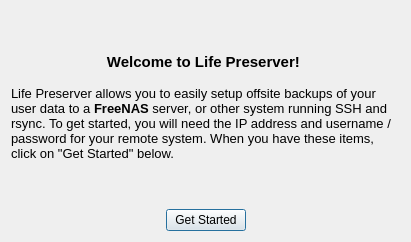
<?xml version="1.0" encoding="UTF-8"?>
<ui version="4.0">
 <class>lifePreserverWelcome</class>
 <widget class="QDialog" name="lifePreserverWelcome">
  <property name="geometry">
   <rect>
    <x>0</x>
    <y>0</y>
    <width>411</width>
    <height>242</height>
   </rect>
  </property>
  <property name="windowTitle">
   <string>Life Preserver</string>
  </property>
  <property name="windowIcon">
   <iconset resource="lPreserve.qrc">
    <normaloff>:/images/images/lifepreserver.png</normaloff>:/images/images/lifepreserver.png</iconset>
  </property>
  <layout class="QGridLayout" name="gridLayout">
   <item row="0" column="0">
    <widget class="QLabel" name="label">
     <property name="sizePolicy">
      <sizepolicy hsizetype="Preferred" vsizetype="MinimumExpanding">
       <horstretch>0</horstretch>
       <verstretch>0</verstretch>
      </sizepolicy>
     </property>
     <property name="text">
      <string>&lt;!DOCTYPE HTML PUBLIC &quot;-//W3C//DTD HTML 4.0//EN&quot; &quot;http://www.w3.org/TR/REC-html40/strict.dtd&quot;&gt;
&lt;html&gt;&lt;head&gt;&lt;meta name=&quot;qrichtext&quot; content=&quot;1&quot; /&gt;&lt;style type=&quot;text/css&quot;&gt;
p, li { white-space: pre-wrap; }
&lt;/style&gt;&lt;/head&gt;&lt;body style=&quot; font-family:'Bitstream Vera Sans'; font-size:10pt; font-weight:400; font-style:normal;&quot;&gt;
&lt;p align=&quot;center&quot; style=&quot; margin-top:0px; margin-bottom:0px; margin-left:0px; margin-right:0px; -qt-block-indent:0; text-indent:0px;&quot;&gt;&lt;span style=&quot; font-size:11pt; font-weight:600;&quot;&gt;Welcome to Life Preserver! &lt;/span&gt;&lt;/p&gt;
&lt;p style=&quot;-qt-paragraph-type:empty; margin-top:0px; margin-bottom:0px; margin-left:0px; margin-right:0px; -qt-block-indent:0; text-indent:0px;&quot;&gt;&lt;/p&gt;
&lt;p style=&quot; margin-top:0px; margin-bottom:0px; margin-left:0px; margin-right:0px; -qt-block-indent:0; text-indent:0px;&quot;&gt;Life Preserver allows you to easily setup offsite backups of your user data to a &lt;span style=&quot; font-weight:600;&quot;&gt;FreeNAS&lt;/span&gt; server, or other system running SSH and rsync. To get started, you will need the IP address and username / password for your remote system. When you have these items, click on &amp;quot;Get Started&amp;quot; below. &lt;/p&gt;&lt;/body&gt;&lt;/html&gt;</string>
     </property>
     <property name="wordWrap">
      <bool>true</bool>
     </property>
    </widget>
   </item>
   <item row="1" column="0">
    <layout class="QHBoxLayout" name="horizontalLayout">
     <item>
      <spacer name="horizontalSpacer">
       <property name="orientation">
        <enum>Qt::Horizontal</enum>
       </property>
       <property name="sizeHint" stdset="0">
        <size>
         <width>40</width>
         <height>20</height>
        </size>
       </property>
      </spacer>
     </item>
     <item>
      <widget class="QPushButton" name="pushWizard">
       <property name="text">
        <string>Get Started</string>
       </property>
       <property name="icon">
        <iconset resource="lPreserve.qrc">
         <normaloff>:/images/images/lifepreserver.png</normaloff>:/images/images/lifepreserver.png</iconset>
       </property>
      </widget>
     </item>
     <item>
      <spacer name="horizontalSpacer_2">
       <property name="orientation">
        <enum>Qt::Horizontal</enum>
       </property>
       <property name="sizeHint" stdset="0">
        <size>
         <width>40</width>
         <height>20</height>
        </size>
       </property>
      </spacer>
     </item>
    </layout>
   </item>
  </layout>
 </widget>
 <resources>
  <include location="lPreserve.qrc"/>
 </resources>
 <connections/>
</ui>
